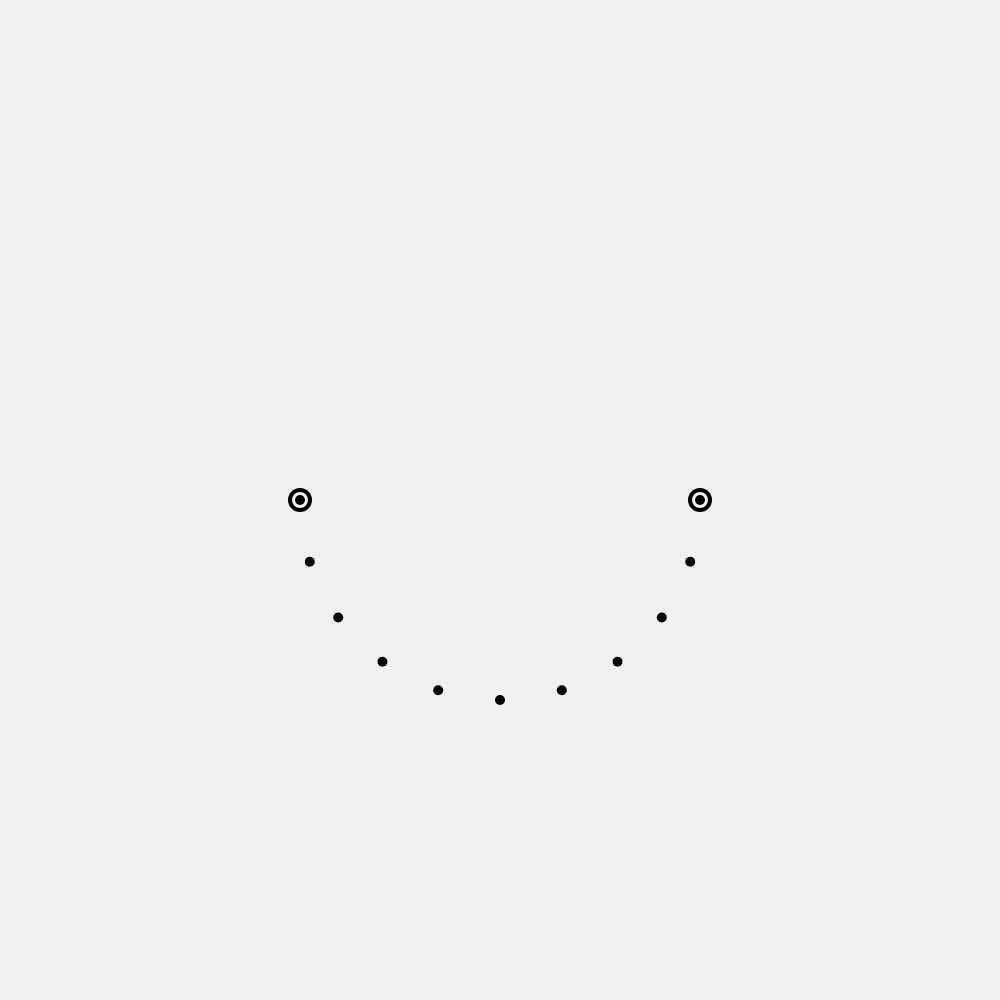
Frame 1 (no input)
Frame 60 (no input): identical to frame 1, image omitted
Frame 120 (the mouse pressed at the canvas centre since frame 60): identical to frame 1, image omitted

The p5.js sketch that drew this single still picture (run headless with seeded random() and noise() and a simulated clock; from frame 60 on, the mouse is pressed at the canvas centre):

// p5.js sketch
// ── sketch.js
let customArc;

function setup() {
  createCanvas(1000, 1000);

  let x = width / 2;
  let y = height / 2;
  let w = 400;
  let h = 400;
  let startAngle = 0;
  let endAngle = PI;
  let numPoints = 10;

  customArc = new LerpArc(x, y, w, h, startAngle, endAngle, numPoints);

}

function draw() {
  background(240);

  customArc.show();

}

class LerpArc {
  constructor(x_, y_, w_, h_, startAngle_, endAngle_, numPoints_) {
    this.x = x_;
    this.y = y_;
    this.w = w_/2;
    this.h = h_/2;
    this.startAngle = startAngle_;
    this.endAngle = endAngle_;
    this.numPoints = numPoints_;
  }

  show() {
    stroke(0);
    // line(this.x1, this.y1, this.x2, this.y2);
    noFill();
    strokeWeight(4);
    ellipse(this.x + this.w, this.y, 20, 20); 
    ellipse(this.x - this.w, this.y, 20, 20); 


    strokeWeight(10);

    for (let i = 0; i <= this.numPoints; i++) {
      // let x = lerp(this.x1, this.x2, i / this.numPoints);
      // let y = lerp(this.y1, this.y2, i / this.numPoints);

      let theta = map(i, 0, this.numPoints, this.startAngle, this.endAngle);
      let xpos = this.x + this.w * cos(theta);
      let ypos = this.y + this.h * sin(theta);
      point(xpos, ypos); 
    }

    
  }
}
